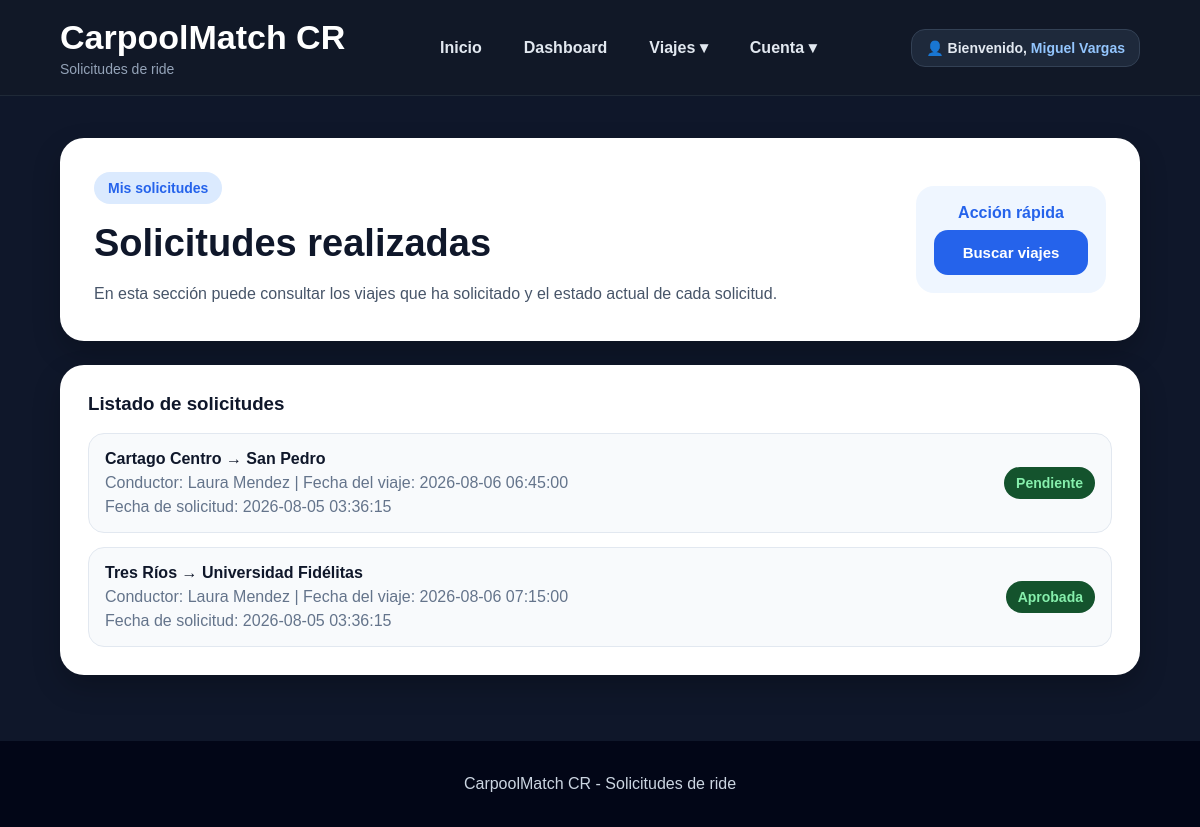
The page /solicitudes.php (signed in) on the database its author committed.
### tables this page shows
CREATE TABLE solicitudes (
    id_solicitud INT AUTO_INCREMENT PRIMARY KEY,
    id_viaje INT NOT NULL,
    id_pasajero INT NOT NULL,
    estado_solicitud ENUM('Pendiente', 'Aprobada', 'Rechazada') DEFAULT 'Pendiente',
    fecha_solicitud TIMESTAMP DEFAULT CURRENT_TIMESTAMP,
    FOREIGN KEY (id_viaje) REFERENCES viajes(id_viaje),
    FOREIGN KEY (id_pasajero) REFERENCES usuarios(id_usuario),
    UNIQUE (id_viaje, id_pasajero)
);

CREATE TABLE viajes (
    id_viaje INT AUTO_INCREMENT PRIMARY KEY,
    id_conductor INT NOT NULL,
    punto_salida VARCHAR(150) NOT NULL,
    destino VARCHAR(150) NOT NULL,
    fecha_hora DATETIME NOT NULL,
    asientos_disponibles INT NOT NULL,
    observaciones TEXT,
    estado ENUM('Activo', 'Completo', 'Cancelado') DEFAULT 'Activo',
    fecha_publicacion TIMESTAMP DEFAULT CURRENT_TIMESTAMP,
    FOREIGN KEY (id_conductor) REFERENCES usuarios(id_usuario)
);

CREATE TABLE usuarios (
    id_usuario INT AUTO_INCREMENT PRIMARY KEY,
    nombre VARCHAR(100) NOT NULL,
    correo VARCHAR(120) NOT NULL UNIQUE,
    telefono VARCHAR(8) NOT NULL,
    tipo_usuario ENUM('Conductor', 'Pasajero', 'Ambos') NOT NULL,
    contrasena VARCHAR(255) NOT NULL,
    fecha_registro TIMESTAMP DEFAULT CURRENT_TIMESTAMP,
    reputacion DECIMAL(3,2) DEFAULT 5.00,
    estado ENUM('Activo', 'Inactivo') DEFAULT 'Activo'
);

### solicitudes.php (the view, shortened to what this page needs)
<?php
include "php/conexion.php";
$idUsuario = $_SESSION["id_usuario"];
$nombreUsuario = $_SESSION["nombre"];
$consulta = "SELECT solicitudes.id_solicitud,
                    solicitudes.estado_solicitud,
                    solicitudes.fecha_solicitud,
                    viajes.punto_salida,
                    viajes.destino,
                    viajes.fecha_hora,
                    usuarios.nombre AS nombre_conductor
             FROM solicitudes
             INNER JOIN viajes ON solicitudes.id_viaje = viajes.id_viaje
             INNER JOIN usuarios ON viajes.id_conductor = usuarios.id_usuario
             WHERE solicitudes.id_pasajero = ?
             ORDER BY solicitudes.fecha_solicitud DESC";
$stmt = mysqli_prepare($conexion, $consulta);
mysqli_stmt_bind_param($stmt, "i", $idUsuario);
mysqli_stmt_execute($stmt);
$resultado = mysqli_stmt_get_result($stmt);
?>
<!DOCTYPE html>
<html lang="es">
<head>
    <link rel="stylesheet" href="css/style.css">
</head>
<body>
    <header class="header">
        <div class="brand">
            <h1>CarpoolMatch CR</h1>
            <p>Solicitudes de ride</p>
        </div>
        <nav class="nav">
            <a href="index.php">Inicio</a>
            <a href="dashboard.php">Dashboard</a>
            <div class="menu-dropdown">
                <span class="menu-btn">Viajes ▾</span>
            </div>
            <div class="menu-dropdown">
                <span class="menu-btn">Cuenta ▾</span>
            </div>
        </nav>
        <div class="usuario-header">
            👤 Bienvenido, <span><?php echo $nombreUsuario; ?></span>
        </div>
    </header>
    <main class="dashboard container">
        <section class="dashboard-welcome card">
            <div>
                <span class="tag">Mis solicitudes</span>
                <h2>Solicitudes realizadas</h2>
                <p>
                    En esta sección puede consultar los viajes que ha solicitado y el estado actual de cada solicitud.
                </p>
            </div>
            <div class="dashboard-user">
                <strong>Acción rápida</strong>
                <a href="viajes.php" class="btn btn-primary full">Buscar viajes</a>
            </div>
        </section>
        <section class="card dashboard-section">
            <h3>Listado de solicitudes</h3>
            <div class="dashboard-list">
                <?php if (mysqli_num_rows($resultado) > 0) { ?>
                    <?php while ($solicitud = mysqli_fetch_assoc($resultado)) { ?>
                        <div class="dashboard-item">
                            <div>
                                <strong>
                                    <?php echo $solicitud["punto_salida"]; ?> → <?php echo $solicitud["destino"]; ?>
                                </strong>
                                <p>
                                    Conductor: <?php echo $solicitud["nombre_conductor"]; ?> |
                                    Fecha del viaje: <?php echo $solicitud["fecha_hora"]; ?>
                                </p>
                                <p>
                                    Fecha de solicitud: <?php echo $solicitud["fecha_solicitud"]; ?>
                                </p>
                            </div>
                            <span class="status">
                                <?php echo $solicitud["estado_solicitud"]; ?>
                            </span>
                        </div>
                    <?php } ?>
                <?php } else { ?>
                    <p>No ha realizado solicitudes todavía.</p>
                <?php } ?>
            </div>
        </section>
    </main>
    <footer class="footer">
        <p>CarpoolMatch CR - Solicitudes de ride</p>
    </footer>
</body>
</html>

### css/style.css (style rules this page uses)
* { box-sizing: border-box; }
body { margin: 0; font-family: Arial, Helvetica, sans-serif; background: #0f172a; color: #f8fafc; }
a { text-decoration: none; }
.container { width: 90%; max-width: 1180px; margin: 0 auto; }
.header { background: #111827; border-bottom: 1px solid #1f2937; padding: 18px 5%; display: flex; justify-content: space-between; align-items: center; gap: 20px; flex-wrap: wrap; position: sticky; top: 0; z-index: 10; }
.brand h1 { margin: 0; font-size: 34px; color: white; }
.brand p { margin: 4px 0 0; color: #94a3b8; font-size: 14px; }
.nav { display: flex; gap: 10px; flex-wrap: wrap; align-items: center; }
.nav a { color: #e2e8f0; padding: 10px 16px; border-radius: 12px; font-weight: bold; transition: 0.2s; }
.menu-dropdown { position: relative; }
.menu-btn { color: #e2e8f0; padding: 10px 16px; border-radius: 12px; font-weight: bold; cursor: pointer; display: inline-block; transition: 0.2s; }
.btn { padding: 14px 22px; border-radius: 14px; font-weight: bold; display: inline-block; border: none; cursor: pointer; font-size: 15px; text-align: center; }
.btn-primary { background: #2563eb; color: white; }
.full { width: 100%; }
.card { background: white; color: #0f172a; border-radius: 24px; box-shadow: 0 12px 28px rgba(0, 0, 0, 0.22); }
.tag { display: inline-block; background: #dbeafe; color: #2563eb; padding: 8px 14px; border-radius: 999px; font-size: 14px; font-weight: bold; }
.status { background: #14532d; color: #86efac; padding: 8px 12px; border-radius: 999px; font-weight: bold; font-size: 14px; }
.footer { background: #020617; color: #cbd5e1; text-align: center; padding: 18px; }
.dashboard { padding: 42px 0; }
.dashboard-welcome { padding: 34px; display: flex; justify-content: space-between; align-items: center; gap: 24px; margin-bottom: 24px; }
.dashboard-welcome h2 { color: #0f172a; font-size: 38px; margin: 18px 0 12px; }
.dashboard-welcome p { color: #475569; line-height: 1.6; margin-bottom: 0; }
.dashboard-user { background: #eff6ff; color: #2563eb; padding: 18px; border-radius: 18px; min-width: 190px; text-align: center; }
.dashboard-user strong { display: block; margin-bottom: 8px; }
.dashboard-section { padding: 28px; margin-bottom: 24px; }
.dashboard-section h3 { color: #0f172a; margin-top: 0; margin-bottom: 18px; }
.dashboard-list { display: grid; gap: 14px; }
.dashboard-item { background: #f8fafc; border: 1px solid #e2e8f0; padding: 16px; border-radius: 16px; display: flex; justify-content: space-between; align-items: center; gap: 15px; }
.dashboard-item strong { color: #0f172a; }
.dashboard-item p { color: #64748b; margin: 6px 0 0; }
.usuario-header { background: #1e293b; color: #e2e8f0; padding: 10px 14px; border-radius: 14px; font-size: 14px; font-weight: bold; border: 1px solid #334155; }
.usuario-header span { color: #93c5fd; }

### rows shown on the page
solicitudes: id_viaje.punto_salida "Cartago Centro", id_viaje.destino "San Pedro", usuarios.nombre "Laura Mendez", id_viaje.fecha_hora "2026-08-06 06:45:00", fecha_solicitud "2026-08-05 03:36:15", estado_solicitud "Pendiente"
solicitudes: id_viaje.punto_salida "Tres Ríos", id_viaje.destino "Universidad Fidélitas", usuarios.nombre "Laura Mendez", id_viaje.fecha_hora "2026-08-06 07:15:00", fecha_solicitud "2026-08-05 03:36:15", estado_solicitud "Aprobada"

### other values the page prints
$nombreUsuario "Miguel Vargas"
